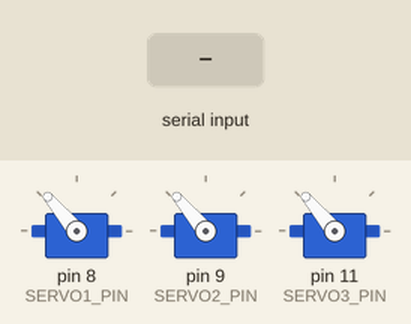
Recording of a sketch running on a simulated Arduino Uno, built with avr-gcc and run on an emulated ATmega328P. Shown: 3 × servo. Inputs (shaded band) come from the test bench.

Above: at 1.2 s.
1.3 s: "90,45,200\n" received over Serial
At 2.4 s:
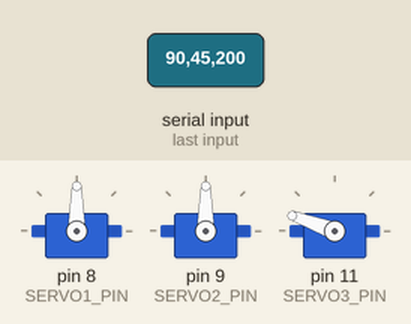
2.8 s: "30,150,10\n" received over Serial
At 3.5 s:
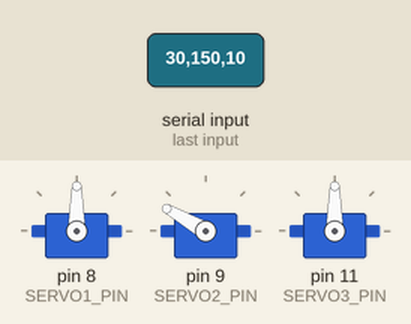
4.3 s: "90,45\n" received over Serial
At 4.6 s:
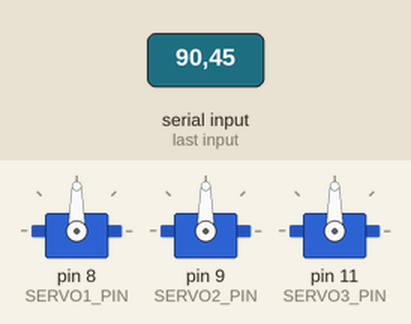
5.8 s: "30,150\n" received over Serial
At 7.0 s:
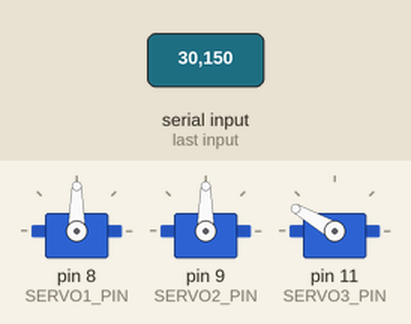
7.3 s: "1,90\n" received over Serial
At 8.1 s:
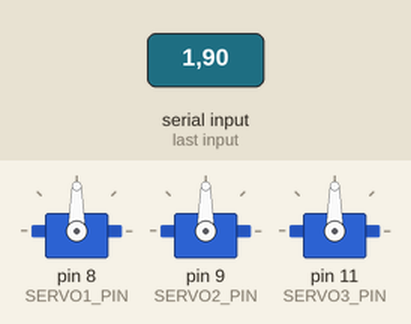
Timing chart, 0 to 9.8 s (numbered marks = the images above; inputs shaded):
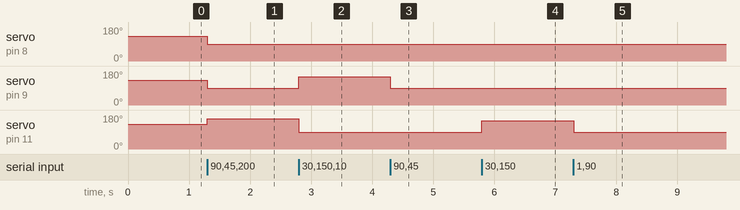

The sketch:

finalbalan.ino
```cpp
#include <Servo.h>

Servo servo1;
Servo servo2;
Servo servo3;

const int SERVO1_PIN = 8;
const int SERVO2_PIN = 9;
const int SERVO3_PIN = 11;

const int SERVO_CENTER = 130;
const int SERVO_MIN = 90;
const int SERVO_MAX = 160;

int target1 = SERVO_CENTER;
int target2 = SERVO_CENTER;
int target3 = SERVO_CENTER;

void setup()
{
    Serial.begin(115200);
    Serial.setTimeout(5);

    servo1.attach(SERVO1_PIN);
    servo2.attach(SERVO2_PIN);
    servo3.attach(SERVO3_PIN);

    servo1.write(SERVO_CENTER);
    servo2.write(SERVO_CENTER);
    servo3.write(SERVO_CENTER);
}

void loop()
{
    if (Serial.available())
    {
        String data = Serial.readStringUntil('\n');

        int c1 = data.indexOf(',');
        int c2 = data.lastIndexOf(',');

        if (c1 != -1 && c2 != -1)
        {
            target1 = data.substring(0, c1).toInt();
            target2 = data.substring(c1 + 1, c2).toInt();
            target3 = data.substring(c2 + 1).toInt();

            target1 = constrain(target1, SERVO_MIN, SERVO_MAX);
            target2 = constrain(target2, SERVO_MIN, SERVO_MAX);
            target3 = constrain(target3, SERVO_MIN, SERVO_MAX);

            servo1.write(target1);
            servo2.write(target2);
            servo3.write(target3);
        }
    }
}
```

Measured:
- after the input at 1.3 s, servo on pin 8 (SERVO1_PIN), servo on pin 9 (SERVO2_PIN): 130° → 90° at once; servo on pin 11 (SERVO3_PIN): 130° → 160° at once
- after the input at 2.8 s, servo on pin 9 (SERVO2_PIN): 90° → 150° at once; servo on pin 11 (SERVO3_PIN): 160° → 90° at once
- after the input at 4.3 s, servo on pin 9 (SERVO2_PIN): 150° → 90° at once
- after the input at 5.8 s, servo on pin 11 (SERVO3_PIN): 90° → 150° at once
- after the input at 7.3 s, servo on pin 11 (SERVO3_PIN): 150° → 90° at once
